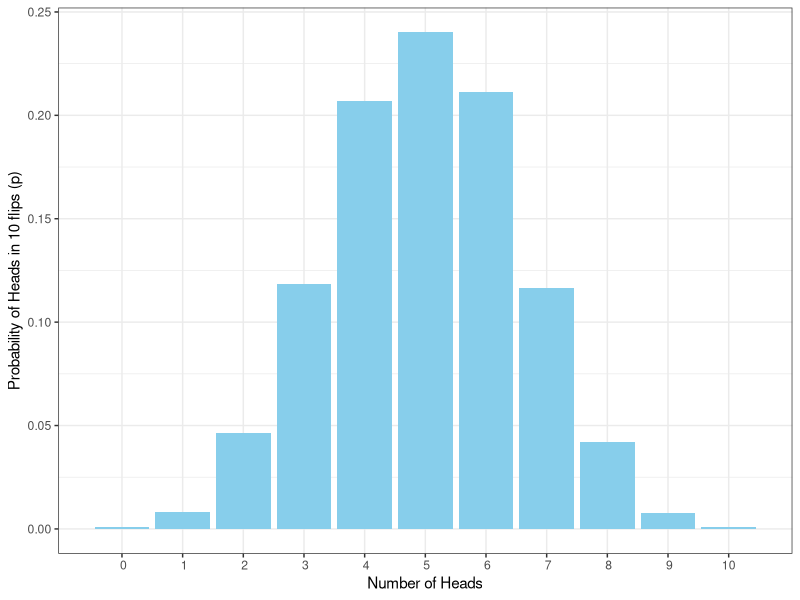
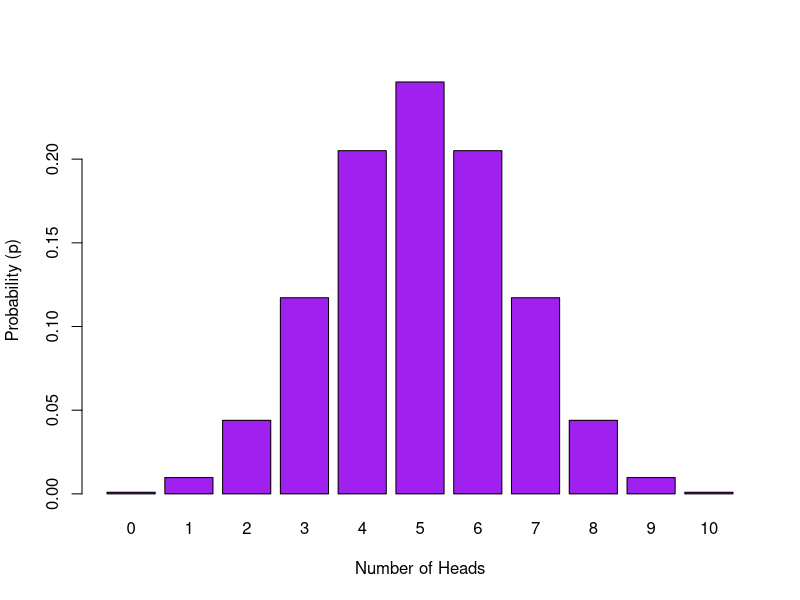
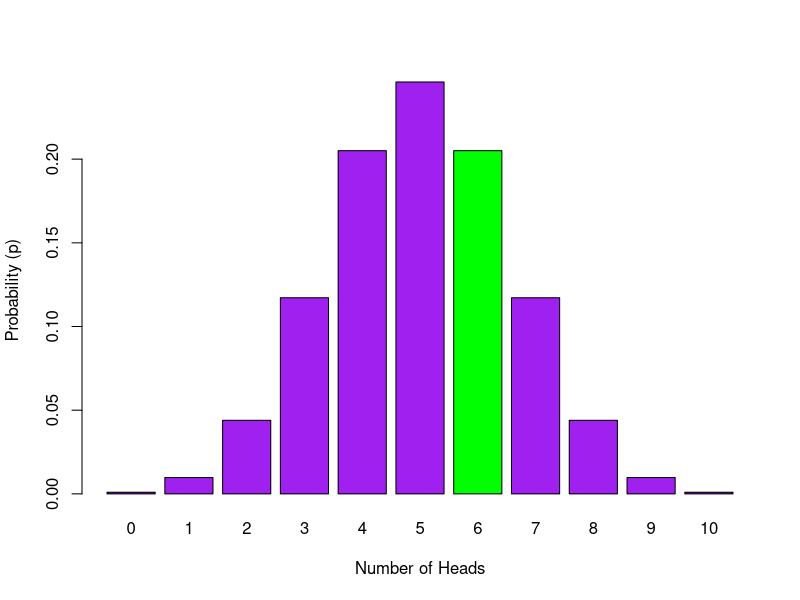
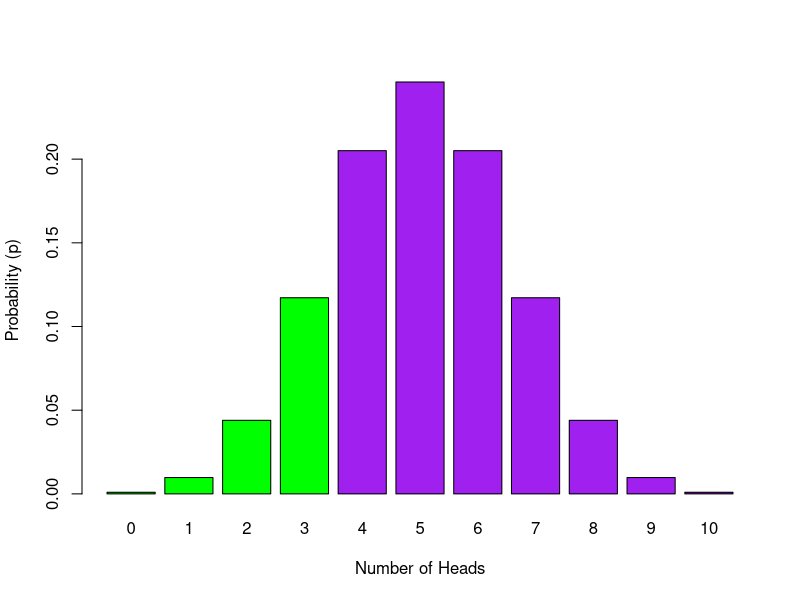
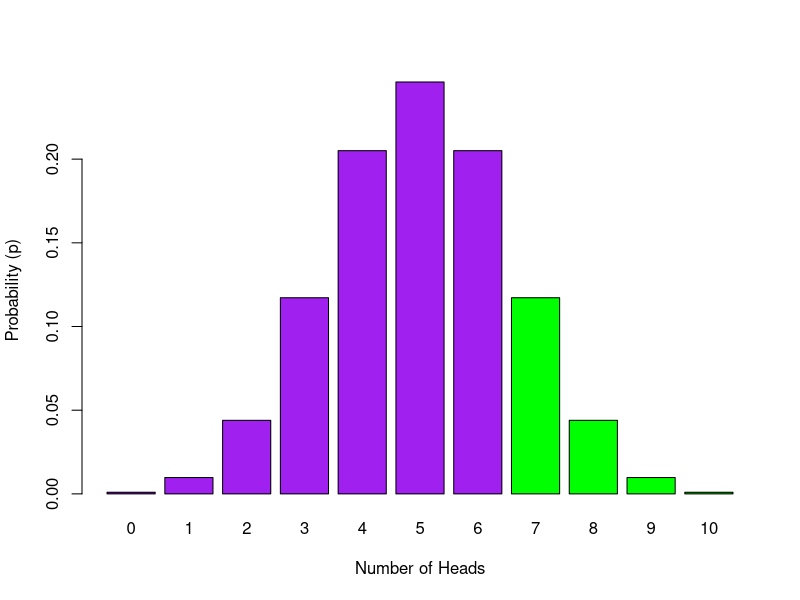

Generate these figures, in order, with R:
## ---- chunk 1
set.seed(1409)
## ---- chunk 2
library("tidyverse")
sample(c("HEADS", "TAILS"), 10, TRUE) 
## ---- chunk 3
sample(0:1, 10, TRUE) %>% sum() 
## ---- chunk 4
heads10k <- replicate(10000, sample(0:1, 10, TRUE) %>% sum())   
## ---- chunk 5
glimpse(heads10k)
## ---- chunk 6
data10k <- tibble(heads = heads10k) %>%       # creating a tibble/dataframe
                group_by(heads) %>%           # group by number of possibilities
                summarise(n = n(), p=n/10000) # count occurances of possibility,
                                              # & calculate probability (p) of
                                              # each
## ---- chunk 7
knitr::kable(data10k, align = "c", caption = "A sampling distribution for the number of heads in 10 flips of a coin. p = probability of obtaining that number of heads in 10000 replications of 10 flips of a coin")
## ---- chunk 8
ggplot(data10k, aes(heads,p)) + 
  geom_col(fill = "skyblue") + 
  labs(x = "Number of Heads", y = "Probability of Heads in 10 flips (p)") +
  theme_bw() +
  scale_x_discrete(limits=0:10)
## ---- chunk 9
dbinom(3, 10, 0.5)
## ---- chunk 10
dbinom(0:10, 10, 0.5)
## ---- chunk 11
barplot(dbinom(0:10, 10, 0.5), 
        names.arg = 0:10, 
        xlab = 'Number of Heads', 
        ylab = 'Probability (p)', 
        col = 'purple')  
## ---- chunk 12
dbinom(6, 10, 0.5)
## ---- chunk 13
barplot(dbinom(0:10, 10, 0.5), names.arg = 0:10, xlab = 'Number of Heads', ylab = 'Probability (p)' , col= c('purple', 'purple', 'purple', 'purple', 'purple', 'purple', 'green', 'purple', 'purple', 'purple', 'purple' ))
## ---- chunk 14
dbinom(0:3, 10, 0.5) %>% sum()
## ---- chunk 15
pbinom(3, 10, 0.5, lower.tail = TRUE)  
## ---- chunk 16
barplot(dbinom(0:10, 10, 0.5), names.arg = 0:10, xlab = 'Number of Heads', ylab = 'Probability (p)' , col= c('green', 'green', 'green', 'green', 'purple', 'purple', 'purple', 'purple', 'purple', 'purple', 'purple' ))
## ---- chunk 17
pbinom(6, 10, 0.5, lower.tail = FALSE) 
## ---- chunk 18
barplot(dbinom(0:10, 10, 0.5), names.arg = 0:10, xlab = 'Number of Heads', ylab = 'Probability (p)' , col= c('purple', 'purple', 'purple', 'purple', 'purple', 'purple', 'purple', 'green', 'green', 'green', 'green' ))
## ---- chunk 19
p1 <- pbinom(49, 100, .5, lower.tail = TRUE)
p1
## ---- chunk 20
qbinom(p1, 100, .5, lower.tail = TRUE)
## ---- chunk 21
qbinom(.05, 10, 0.5, lower.tail = TRUE) 
## ---- chunk 22
pbinom(2, 10, .5, lower.tail = TRUE) 
